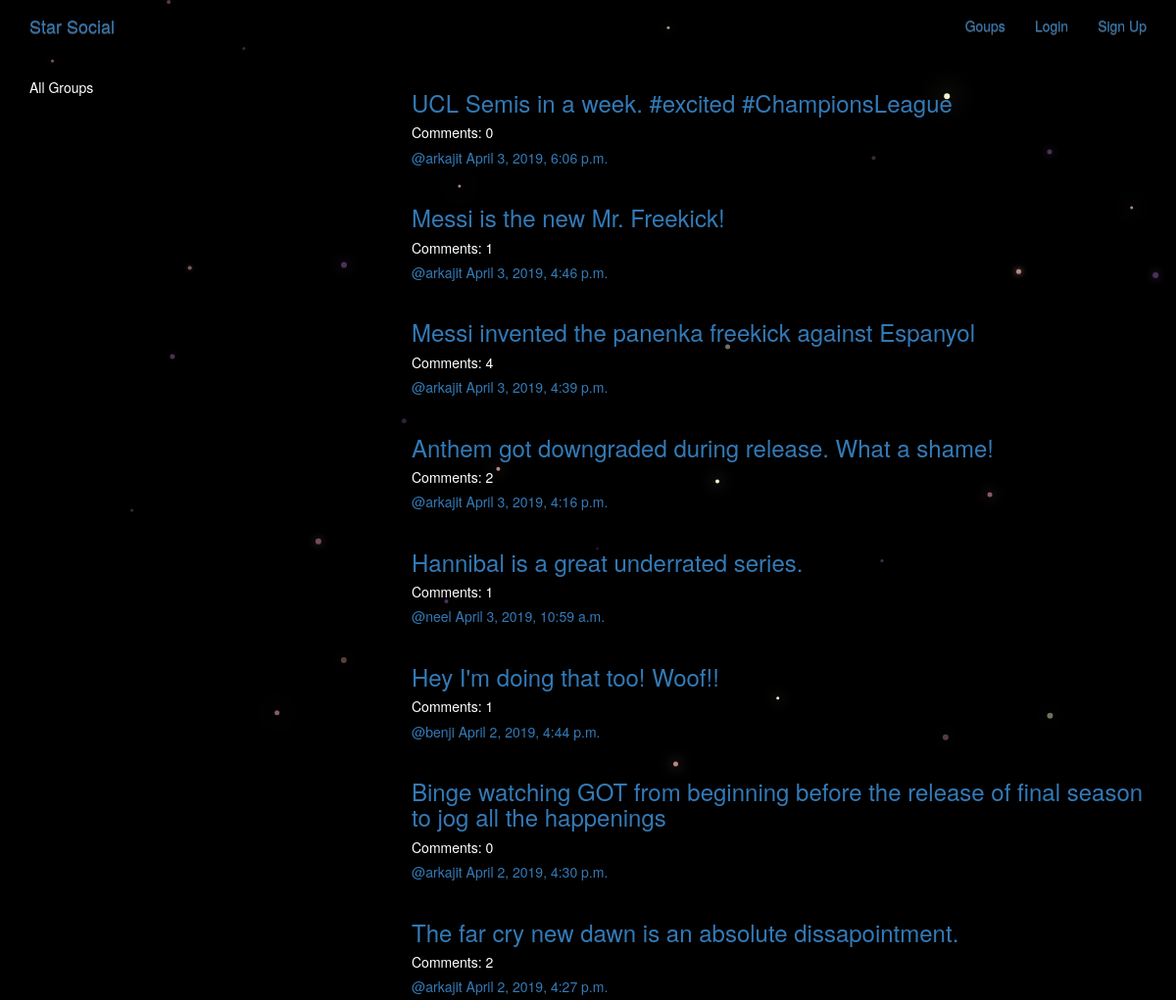
/posts/, run on the app's committed database.
### posts/models.py (models this page shows, shortened)
class Post(models.Model):
    user = models.ForeignKey(User, related_name = 'posts', on_delete = models.CASCADE)
    created_date = models.DateTimeField(auto_now = True)
    message = models.TextField()
    message_html = models.TextField(editable = False)
    group = models.ForeignKey(Group, related_name = 'posts', on_delete = models.CASCADE, null = True, blank = True)
    class Meta:
        ordering = ['-created_date']
        unique_together = ['user', 'message']

### posts/views.py (the view)
# urls.py: path('', views.PostList.as_view(), name = 'all'),
class PostList(SelectRelatedMixin, generic.ListView):
    model = models.Post
    select_related = ('user', 'group')

### posts/templates/posts/post_list.html (shortened to what this page needs)
{% extends 'posts/post_base.html' %}
{% block prepost %}
    <div class="col-md-4">
        <div class="card card-with-shadow">
            <div class="content">
                <h5 class="title">All Groups</h5>
            </div>
        </div>
    </div>
{% endblock %}
{% block post_content %}
    <div class="col-md-8">
        {% for post in post_list %}
            {% include 'posts/_post.html' %}
        {% endfor %}
    </div>
{% endblock %}

### posts/templates/posts/_post.html (shortened to what this page needs)
<div class="post media">
    <h3><a href="{% url 'posts:single_comments' username=post.user.username pk=post.pk %}">{{ post.message_html | safe }}</a></h3>
    <h5>Comments: {{ post.comments.count }}</h5>
    <div class="media-body">
        <h5 class="media-heading">
            <span class="username">
                <a href="{% url 'posts:for_user' username=post.user.username %}">@{{ post.user.username }}</a>
            </span>
            <time class="time">
                <a href="{% url 'posts:single' username=post.user.username pk=post.pk %}">{{ post.created_date }}</a>
            </time>
        </h5>
    </div>
</div>

### static/simple_social/css/master.css (style rules this page uses)
body { margin: 0; overflow: hidden; background-color: black; color:white; }

### data on the page
Post: message_html "UCL Semis in a week. #excited #ChampionsLeague", comments.count "0", user.username "arkajit", created_date "April 3, 2019, 6:06 p.m."
Post: message_html "Messi is the new Mr. Freekick!", comments.count "1", user.username "arkajit", created_date "April 3, 2019, 4:46 p.m."
Post: message_html "Messi invented the panenka freekick against Espanyol", comments.count "4", user.username "arkajit", created_date "April 3, 2019, 4:39 p.m."
Post: message_html "Anthem got downgraded during release. What a shame!", comments.count "2", user.username "arkajit", created_date "April 3, 2019, 4:16 p.m."
Post: message_html "Hannibal is a great underrated series.", comments.count "1", user.username "neel", created_date "April 3, 2019, 10:59 a.m."
Post: message_html "Hey I'm doing that too! Woof!!", comments.count "1", user.username "benji", created_date "April 2, 2019, 4:44 p.m."
Post: message_html "Binge watching GOT from beginning before the release of final season to jog all the happenings", comments.count "0", user.username "arkajit", created_date "April 2, 2019, 4:30 p.m."
Post: message_html "The far cry new dawn is an absolute dissapointment.", comments.count "2", user.username "arkajit", created_date "April 2, 2019, 4:27 p.m."
